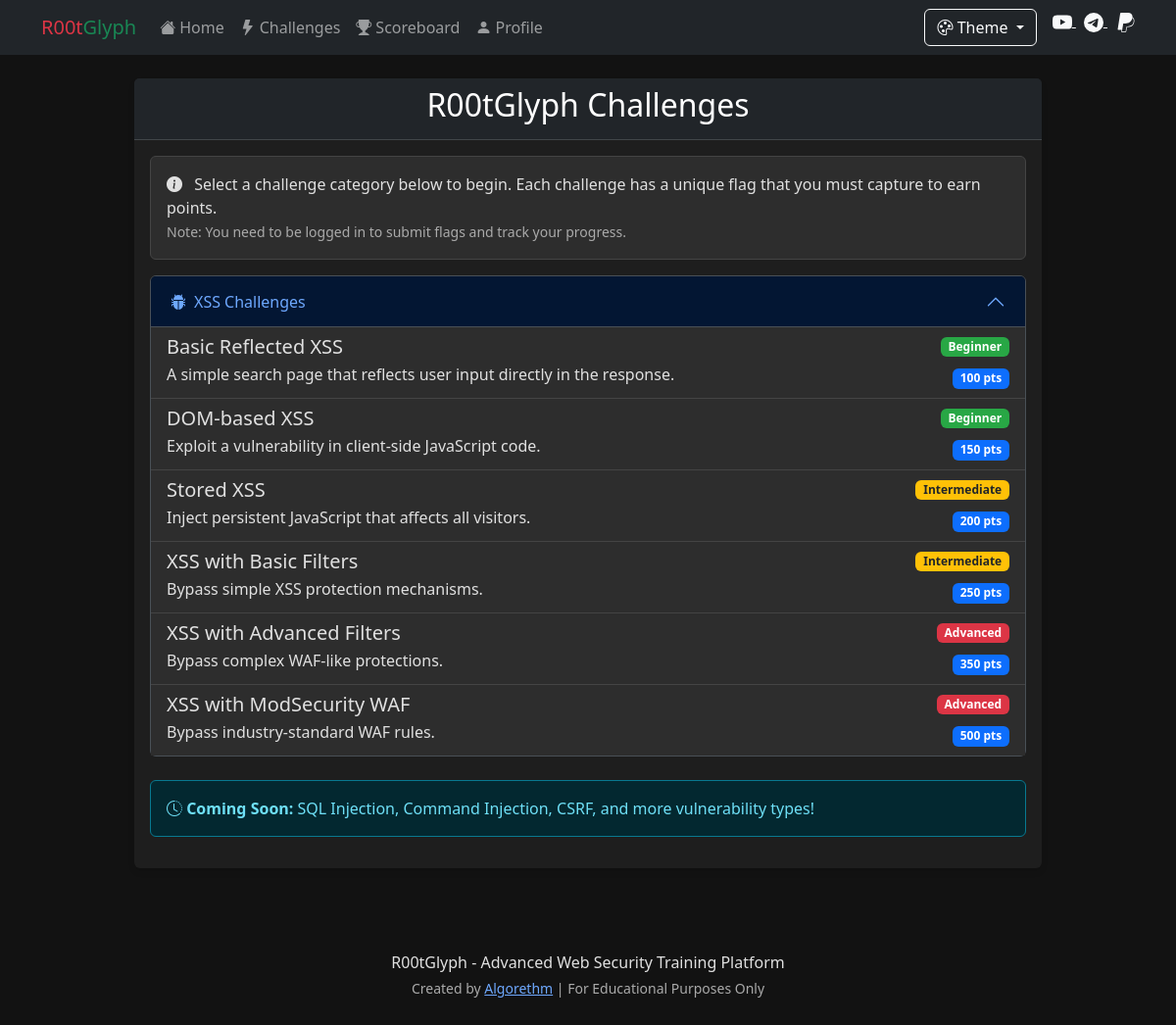
/challenges, run on the app's committed database.
### app.py (models this page shows)
class Challenge(db.Model):
    id = db.Column(db.Integer, primary_key=True)
    name = db.Column(db.String(100), nullable=False)
    category = db.Column(db.String(50), nullable=False)  # 'xss', 'sqli', etc.
    difficulty = db.Column(db.String(20), nullable=False)  # 'beginner', 'intermediate', 'advanced'
    description = db.Column(db.Text, nullable=False)
    points = db.Column(db.Integer, default=100)
    active = db.Column(db.Boolean, default=True)

### app.py (the view)
@app.route('/challenges')
def vulnerabilities():
    categories = db.session.query(Challenge.category).distinct().all()
    categories = [c[0] for c in categories]
    challenges_by_category = {}
    for category in categories:
        challenges_by_category[category] = Challenge.query.filter_by(category=category, active=True).all()
    return render_template('vulnerabilities.html', categories=categories, challenges=challenges_by_category)

### templates/vulnerabilities.html (shortened to what this page needs)
{% extends 'base.html' %}
{% block content %}
<div class="row">
    <div class="col-md-10 offset-md-1">
        <div class="card">
            <div class="card-header bg-dark text-white">
                <h2 class="text-center">R00tGlyph Challenges</h2>
            </div>
            <div class="card-body">
                <div class="alert alert-dark">
                    <i class="bi bi-info-circle-fill me-2"></i>
                    Select a challenge category below to begin. Each challenge has a unique flag that you must capture to earn points.
                    <br>
                    <small class="text-muted">Note: You need to be logged in to submit flags and track your progress.</small>
                </div>
                <div class="accordion" id="challengeAccordion">
                    {% for category in categories %}
                    <div class="accordion-item">
                        <h2 class="accordion-header" id="heading{{ category }}">
                            <button class="accordion-button {% if not loop.first %}collapsed{% endif %}" type="button" data-bs-toggle="collapse" data-bs-target="#collapse{{ category }}" aria-expanded="{% if loop.first %}true{% else %}false{% endif %}" aria-controls="collapse{{ category }}">
                                <i class="bi bi-bug-fill me-2"></i>
                                {{ category.upper() }} Challenges
                            </button>
                        </h2>
                        <div id="collapse{{ category }}" class="accordion-collapse collapse {% if loop.first %}show{% endif %}" aria-labelledby="heading{{ category }}" data-bs-parent="#challengeAccordion">
                            <div class="accordion-body p-0">
                                <div class="list-group list-group-flush">
                                    {% for challenge in challenges[category] %}
                                    <a href="{{ url_for('xss_level' + (loop.index | string)) if category == 'xss' else '#' }}" class="list-group-item list-group-item-action">
                                        <div class="d-flex w-100 justify-content-between align-items-center">
                                            <div>
                                                <h5 class="mb-1">{{ challenge.name }}</h5>
                                                <p class="mb-1">{{ challenge.description }}</p>
                                            </div>
                                            <div class="text-end">
                                                <span class="badge {% if challenge.difficulty == 'beginner' %}bg-success{% elif challenge.difficulty == 'intermediate' %}bg-warning{% else %}bg-danger{% endif %} mb-2 d-block">
                                                    {{ challenge.difficulty | title }}
                                                </span>
                                                <span class="badge bg-primary">{{ challenge.points }} pts</span>
                                            </div>
                                        </div>
                                    </a>
                                    {% endfor %}
                                </div>
                            </div>
                        </div>
                    </div>
                    {% endfor %}
                </div>
                <div class="alert alert-info mt-4">
                    <strong><i class="bi bi-clock-history"></i> Coming Soon:</strong> SQL Injection, Command Injection, CSRF, and more vulnerability types!
                </div>
            </div>
        </div>
    </div>
</div>
{% endblock %}

### static/css/style.css (style rules this page uses)
body { font-family: 'Segoe UI', Tahoma, Geneva, Verdana, sans-serif; }
.card { box-shadow: 0 4px 6px rgba(0, 0, 0, 0.1); margin-bottom: 20px; border: none; }
.card-header { font-weight: bold; }
.badge.bg-success { background-color: #28a745 !important; }
.badge.bg-warning { background-color: #ffc107 !important; color: #212529 !important; }
.badge.bg-danger { background-color: #dc3545 !important; }
[data-bs-theme="dark"] { --bs-body-bg: #121212; --bs-body-color: #e0e0e0; --bs-primary-rgb: 13, 110, 253; --bs-secondary-rgb: 108, 117, 125; --bs-success-rgb: 25, 135, 84; --bs-info-rgb: 13, 202, 240; --bs-warning-rgb: 255, 193, 7; --bs-danger-rgb: 220, 53, 69; --bs-light-rgb: 248, 249, 250; --bs-dark-rgb: 33, 37, 41; }
[data-bs-theme="dark"] .card { background-color: #1e1e1e; border-color: #333; }
[data-bs-theme="dark"] .alert-dark { background-color: #2d2d2d; border-color: #444; color: #e0e0e0; }
[data-bs-theme="dark"] .list-group-item { background-color: #2d2d2d; border-color: #444; color: #e0e0e0; }
[data-bs-theme="dark"] .text-muted { color: #aaaaaa !important; }

### data on the page
Challenge: name "Basic Reflected XSS", description "A simple search page that reflects user input directly in the response.", difficulty "Beginner", points "100"
Challenge: name "DOM-based XSS", description "Exploit a vulnerability in client-side JavaScript code.", difficulty "Beginner", points "150"
Challenge: name "Stored XSS", description "Inject persistent JavaScript that affects all visitors.", difficulty "Intermediate", points "200"
Challenge: name "XSS with Basic Filters", description "Bypass simple XSS protection mechanisms.", difficulty "Intermediate", points "250"
Challenge: name "XSS with Advanced Filters", description "Bypass complex WAF-like protections.", difficulty "Advanced", points "350"
Challenge: name "XSS with ModSecurity WAF", description "Bypass industry-standard WAF rules.", difficulty "Advanced", points "500"

### other printed values
{{ category.upper() }} "XSS"
